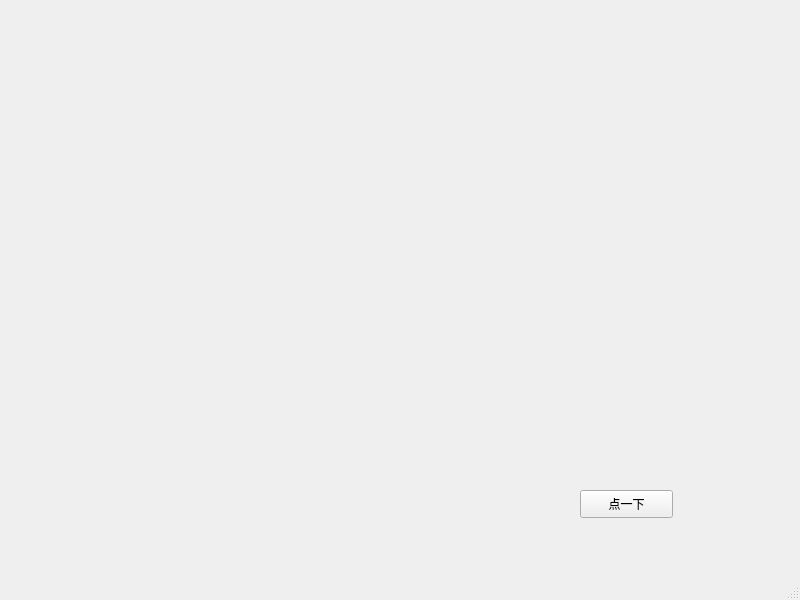
<?xml version="1.0" encoding="UTF-8"?>
<ui version="4.0">
 <class>MainWindow</class>
 <widget class="QMainWindow" name="MainWindow">
  <property name="geometry">
   <rect>
    <x>0</x>
    <y>0</y>
    <width>800</width>
    <height>600</height>
   </rect>
  </property>
  <property name="windowTitle">
   <string>MainWindow</string>
  </property>
  <widget class="QWidget" name="centralwidget">
   <widget class="QPushButton" name="pushButton">
    <property name="geometry">
     <rect>
      <x>580</x>
      <y>490</y>
      <width>93</width>
      <height>28</height>
     </rect>
    </property>
    <property name="text">
     <string>点一下</string>
    </property>
   </widget>
  </widget>
  <widget class="QMenuBar" name="menubar">
   <property name="geometry">
    <rect>
     <x>0</x>
     <y>0</y>
     <width>800</width>
     <height>26</height>
    </rect>
   </property>
  </widget>
  <widget class="QStatusBar" name="statusbar"/>
 </widget>
 <resources/>
 <connections/>
</ui>
